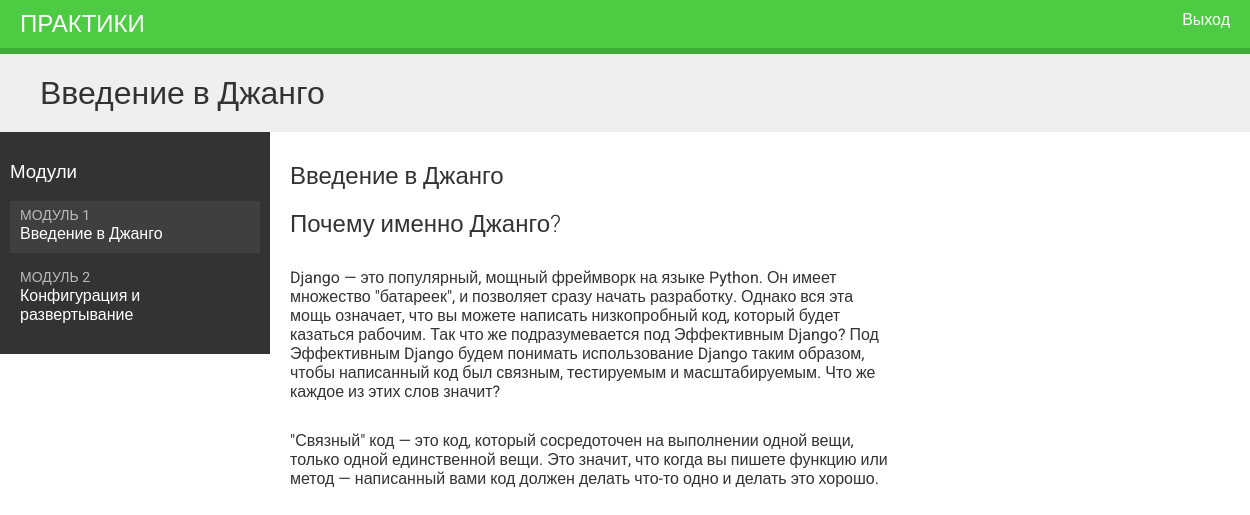
Screenshot of /students/internship/3/ (signed in) with the database file from the repository.
### internship/models.py (models this page shows, shortened)
class Module(models.Model):
    internship = models.ForeignKey(Internship,
                                related_name='modules',
                                on_delete=models.CASCADE)
    title = models.CharField(max_length=200)
    description = models.TextField(blank=True)
    order = OrderField(blank=True, for_fields=['internship'])
    class Meta:
        ordering = ['order']

class Content(models.Model):
    module = models.ForeignKey(Module,
                            related_name='contents',
                            on_delete=models.CASCADE)
    content_type = models.ForeignKey(ContentType,
                            on_delete=models.CASCADE,
                            limit_choices_to={'model__in':(
                                'text',
                                'video',
                                'image',
                                'file'
                            )})
    object_id = models.PositiveIntegerField()
    item = GenericForeignKey('content_type', 'object_id')
    order = OrderField(blank=True, for_fields=['module'])
    class Meta:
        ordering = ['order']

class ItemBase(models.Model):
    owner = models.ForeignKey(User,
                            related_name='%(class)s_related',
                            on_delete=models.CASCADE)
    title = models.CharField(max_length=250)
    created = models.DateTimeField(auto_now_add=True)
    updated = models.DateTimeField(auto_now=True)
    class Meta:
        abstract = True
    def render(self):
        return render_to_string('internships/content/{}.html'.format(
            self._meta.model_name), {'item': self})

class Video(ItemBase):
    url = models.URLField()

class Text(ItemBase):
    content = models.TextField()

### students/views.py (the view)
class StudentInternshipDetailView(DetailView):
    model = Internship
    template_name = 'students/internship/detail.html'
    def get_queryset(self):
        qs = super(StudentInternshipDetailView, self).get_queryset()
        return qs.filter(students__in=[self.request.user])
    def get_context_data(self, **kwargs):
        context = super(StudentInternshipDetailView, self).get_context_data()
        internship = self.get_object()
        if 'module_id' in self.kwargs:
            context['module'] = internship.modules.get(id=self.kwargs['module_id'])
        else:
            context['module'] = internship.modules.all()[0]
        return context

### students/templates/students/internship/detail.html (shortened to what this page needs)
{% extends 'base.html' %}
{% block content %}
    <h1>
        {{ module.title }}
    </h1>
    <div class="contents">
        <h3>Модули</h3>
        <ul id="modules">
            {% for m in object.modules.all %}
                <li data-id="{{ m.id }}" {% if m == module %} class="selected"
                {% endif %}>
                <a href="{% url 'student_internship_detail_module' object.id m.id %}">
                    <span>
                        Модуль <span class="order">{{ m.order|add:1 }}</span>
                    </span>
                    <br>
                    {{ m.title }}
                </a>
                </li>
            {% empty %}
                <li>Здесь пока ничего нет.</li>
            {% endfor %}
        </ul>
    </div>
    <div class="module">
        {% for content in module.contents.all %}
            {% with item=content.item %}
                <h2>{{ item.title }}</h2>
                {{ item.render }}
            {% endwith %}
        {% endfor %}
    </div>
{% endblock %}

### internship/templates/internships/content/text.html
{{ item.content|linebreaks|safe }}

### internship/static/css/base.css (style rules this page uses)
body { margin:0; font-family:'Roboto', sans-serif; font-weight:400; color:#333; }
a { color:#3fad37; text-decoration:none; }
ul { float:left; }
h1, h2, h3, h4, h5, h6 { font-family:'Roboto', sans-serif; font-weight:300; }
h1 { background:#efefef; width:100%; overflow:auto; padding:20px 0 20px 40px; margin:0; }
.module { padding:10px 20px; float:left; width:600px; }
.module p { margin:10px 0 20px; width:100%; float:left; }
.contents { width:20%; padding:10px; float:left; background:#333; color: #fff; font-family:'Roboto', sans-serif; }
.contents ul { list-style:none; margin:0; padding:0; }
.contents ul li { margin:0 0 10px 0; padding:4px 10px 10px; overflow:auto; }
.contents ul li.selected { background:#3f3f3f; }
.contents ul span { text-transform:uppercase; color:#bbb; font-size:14px; }
.contents ul a { display:block; color:#fff; text-decoration:none; }

### rows the page displays
Module: title "Введение в Джанго", order|add "1"
Module: order|add "2", title "Конфигурация и развертывание"
Content: item "Введение в Джанго"
Content: item "Почему именно Джанго?", item.content "Django — это популярный, мощный фреймворк на языке Python. Он имеет множество \"батареек\", и позволяет сразу начать разработку. Однако вся эта мощь означает, что вы можете написать низкопробный код, который будет казаться рабочим. Так что же подразумевается под Эффективным Django? Под Эффективным Django будем понимать использование Django таким образом, чтобы написанный код был связным, тестируемым и масштабируемым. Что же каждое из этих слов значит? \"Связный\" код — это код, который сосредоточен на выполнении одной вещи, только одной единственной вещи. Это значит, что когда вы пишете функцию или метод — написанный вами код должен делать что-то одно и делать это хорошо."
